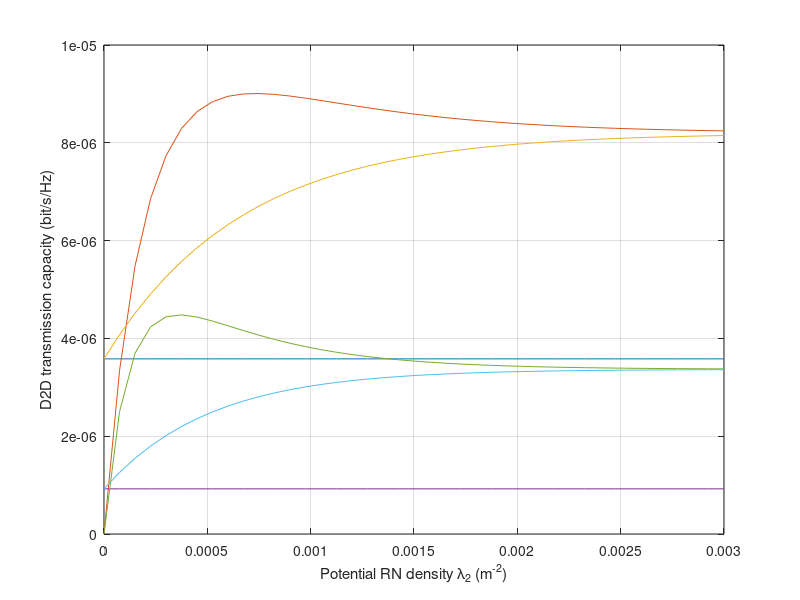

MATLAB code to generate this figure:
Tx1m = 24;Tx2m = 15;Tx3m = 15;Tx4m = 2;Tx5m = 0;
Tx6m = 4;Tx7m = [35 40];Tx8m = size(Tx7m,2);Tx9m = 1*10^(-4);       
Tx10m = 3*10^(-4);A = (4*pi-36*sqrt(3)+64)/(12*pi-9*sqrt(3)); 
Tx11m = pi*gamma(1+2/Tx6m)*gamma(1-2/Tx6m);
Tx12m = zeros(1,6);Tx13m = 10^(Tx1m/10);
Tx14m = 10^(Tx2m/10);Tx15m = 10^(Tx3m/10);Tx16m = 10^(Tx4m/10);
Tx17m = 10^(Tx5m/10);Tx18m = 1*10^(-7);
Tx19m = 3*10^(-3);Tx20m = 40;Tx21m = (Tx19m-Tx18m)/Tx20m;Tx22m = Tx18m:Tx21m:Tx19m;Tx23m = size(Tx22m,2);
for Tx24m = 1:Tx8m;
Tx25m = Tx7m(1,Tx24m);
Tx26m = ((2*pi/3)-sqrt(3)/2)*(Tx25m^2);
exp(-Tx22m*Tx26m)
Tx27m = 1-exp(-Tx22m*Tx26m);Tx28m = exp(-Tx11m*(Tx16m^(2/Tx6m))*(Tx25m^2)*(Tx9m*((Tx13m/Tx14m)^(2/Tx6m))+Tx10m));
Tx29m = Tx10m*Tx28m*ones(1,Tx23m);Tx30m = exp(-Tx11m*(Tx17m^(2/Tx6m))*(A^2)*(Tx25m^2)*(Tx9m*((Tx13m/Tx14m)^(2/Tx6m))+1/2*Tx10m*Tx27m+1/2*Tx10m*Tx27m*((Tx15m/Tx14m)^(2/Tx6m))));Tx31m = exp(-Tx11m*(Tx17m^(2/Tx6m))*(A^2)*(Tx25m^2)*(Tx9m*((Tx13m/Tx15m)^(2/Tx6m))+1/2*Tx10m*Tx27m*((Tx14m/Tx15m)^(2/Tx6m))+1/2*Tx10m*Tx27m));    
Tx32m = 1/2*Tx10m*Tx27m.*Tx30m.*Tx31m;
Tx33m = exp(-Tx11m*(Tx16m^(2/Tx6m))*(Tx25m^2)*(Tx9m*((Tx13m/Tx14m)^(2/Tx6m))+Tx10m+1/2*Tx10m*Tx27m*((Tx15m/Tx14m)^(2/Tx6m)-1)));
Tx34m = exp(-Tx11m*(Tx17m^(2/Tx6m))*(A^2)*(Tx25m^2)*(Tx9m*((Tx13m/Tx14m)^(2/Tx6m))+Tx10m+1/2*Tx10m*Tx27m*((Tx15m/Tx14m)^(2/Tx6m)-1)));
Tx35m = exp(-Tx11m*(Tx17m^(2/Tx6m))*(A^2)*(Tx25m^2)*(Tx9m*((Tx13m/Tx15m)^(2/Tx6m))+Tx10m*((Tx14m/Tx15m)^(2/Tx6m))+1/2*Tx10m*Tx27m*(1-((Tx14m/Tx15m)^(2/Tx6m)))));
Tx36m = Tx10m*(1-Tx27m).*Tx33m+1/2*Tx10m*Tx27m.*Tx34m.*Tx35m;Tx12m(1,((Tx24m-1)*3+1)) = plot(Tx22m(1,:),Tx29m(1,:));
hold on;
Tx12m(1,((Tx24m-1)*3+2)) = plot(Tx22m(1,:),Tx32m(1,:));
Tx12m(1,((Tx24m)*3)) = plot(Tx22m(1,:),Tx36m(1,:));
end
xlabel('Potential RN density \lambda_2 (m^{-2})');
ylabel('D2D transmission capacity (bit/s/Hz)');
grid on;
